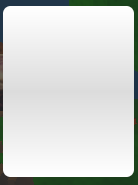
#> input picture assets/tile.png, 138 x 185 px
$ python main.py
#> lines starting #> are read from the running program, lines starting #| are printed output that depends on the picture
### src/detection.py
import cv2
import numpy as np
import os

def load_tile(path):
#> called with path = 'assets/tile.png'
    tile = cv2.imread(path)
#> tile is the input picture: shape (185, 138, 3); mean B, G, R 212.9, 215.4, 212.2
    tile_gray = cv2.cvtColor(tile, cv2.COLOR_BGR2GRAY)
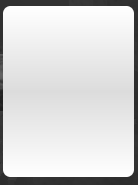
#> tile_gray: shape (185, 138); min 30, max 255, mean 214.2
    return tile, tile_gray, tile_gray.shape[::-1]

# [4 lines left out: function detect_tiles, not called in this run]

### src/capture.py
from mss import mss
import pygetwindow as gw

def get_game_region(title="Roblox", top_ratio=0.2, left_ratio=0.2,
                    width_ratio=0.6, height_ratio=0.65):
    windows = [w for w in gw.getWindowsWithTitle(title) if w.visible]
    if not windows:
        raise RuntimeError(f"{title} window not found")
    win = windows[0]

    window_box = {
        "top": win.top,
        "left": win.left,
        "width": win.width,
        "height": win.height
    }

    game_region = {
        "top": window_box["top"] + int(window_box["height"] * top_ratio),
        "left": window_box["left"] + int(window_box["width"] * left_ratio),
        "width": int(window_box["width"] * width_ratio),
        "height": int(window_box["height"] * height_ratio)
    }

    return game_region, mss()

### main.py
import cv2
import numpy as np
import time
import os
from src import capture, detection, input

BASE_DIR = os.path.dirname(os.path.abspath(__file__))
TILE_PATH = os.path.join(BASE_DIR, "assets", "tile.png")

tile, tile_gray, (w, h) = detection.load_tile(TILE_PATH)
#> w = 138; h = 185

lane_keys = ['r', 't', 'y', 'u']
num_lanes = len(lane_keys)
active_hits = {key: False for key in lane_keys}

game_region, sct = capture.get_game_region()
#> (the run stopped early here; a loop or call above may not have finished)
